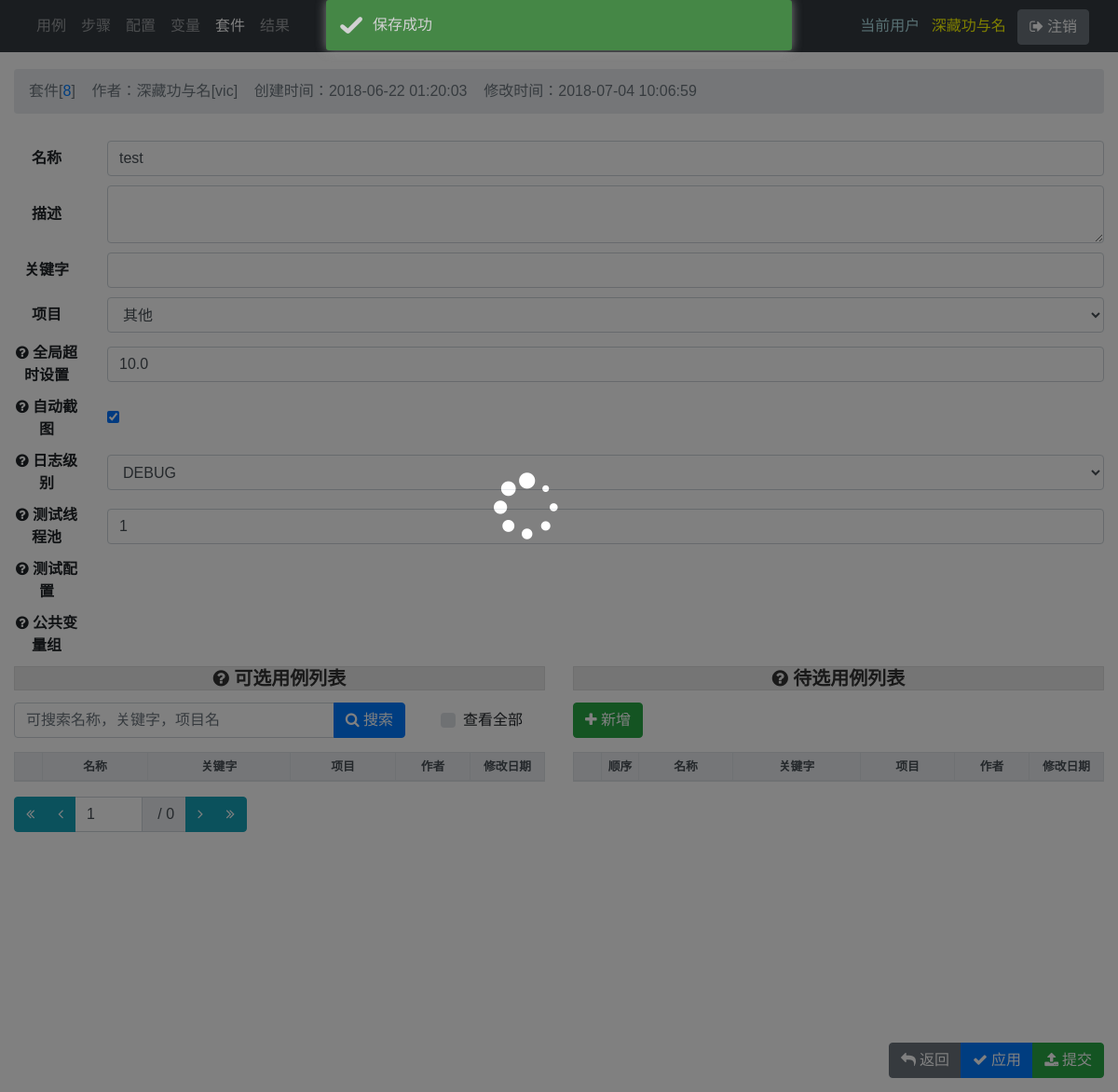
Before: /suite/8/ (signed in) with the older database file.
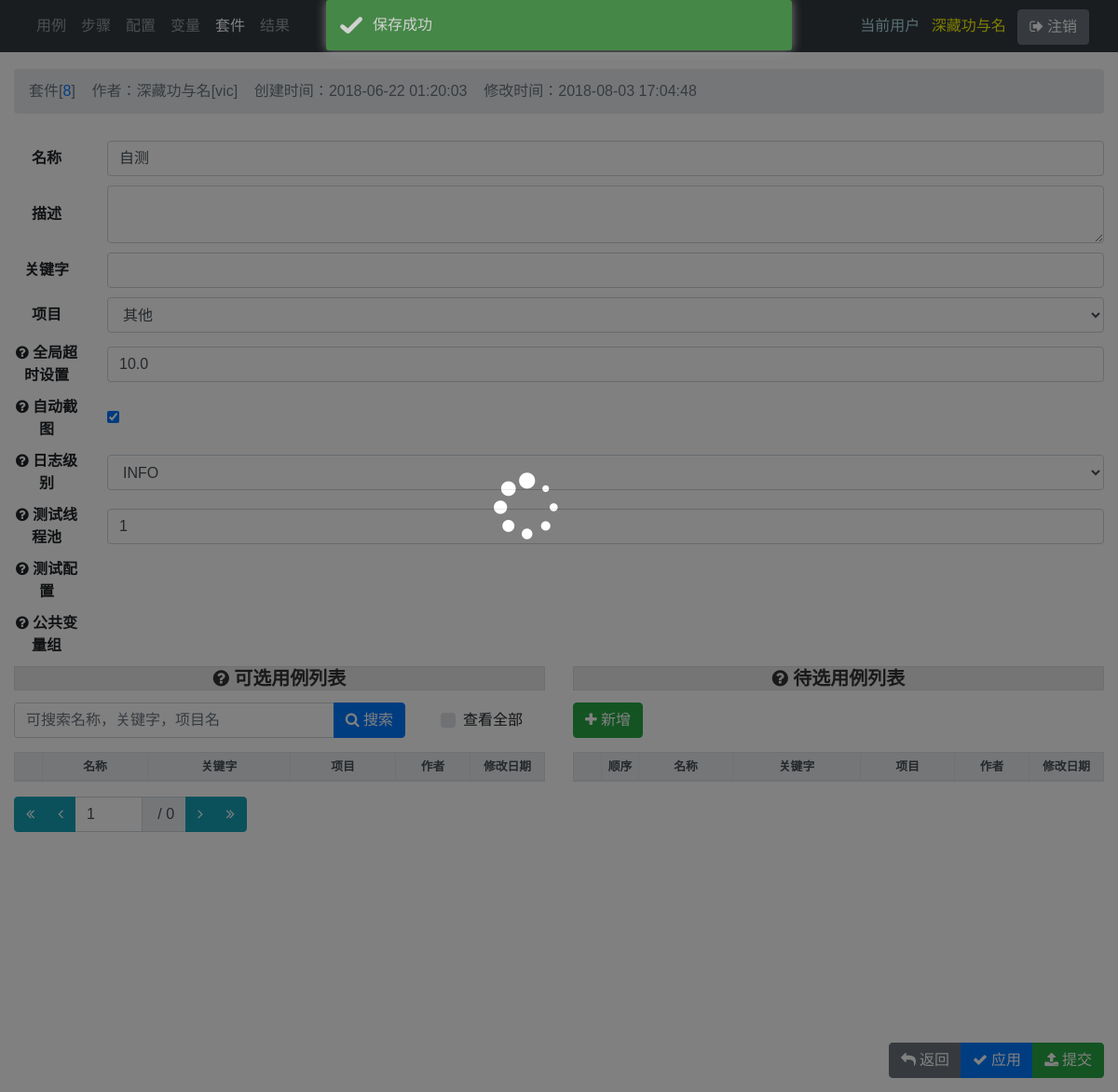
After: the same page with the newer database file.
### main/models.py (models this page shows, shortened)
class Suite(models.Model):
    code = models.UUIDField(auto_created=True, default=uuid.uuid1, editable=False)
    name = models.CharField(max_length=100)
    description = models.TextField(blank=True)
    keyword = models.CharField(blank=True, max_length=100)
    project = models.ForeignKey('main.Project', on_delete=models.SET_NULL, blank=True, null=True)
    creator = models.ForeignKey(
        User, verbose_name='创建人', related_name='suite_creator', on_delete=models.SET_NULL, blank=True, null=True)
    created_date = models.DateTimeField('创建时间', auto_now_add=True, null=True)
    modifier = models.ForeignKey(
        User, verbose_name='修改人', related_name='suite_modifier', on_delete=models.SET_NULL, blank=True, null=True)
    modified_date = models.DateTimeField('修改时间', auto_now=True, null=True)
    is_active = models.BooleanField(default=True)
    timeout = models.FloatField(default=10)
    ui_get_ss = models.BooleanField(default=True)
    log_level_list = (
        (1, 'DEV'),
        (10, 'DEBUG'),
        (20, 'INFO'),
        (30, 'WARNING'),
        (40, 'ERROR'),
        (50, 'CRITICAL'),
    )
    log_level = models.IntegerField(choices=log_level_list, default=20)
    thread_count = models.IntegerField(default=1)
    config = models.ForeignKey('main.Config', on_delete=models.SET_NULL, blank=True, null=True)
    variable_group = models.ForeignKey('main.VariableGroup', on_delete=models.SET_NULL, blank=True, null=True)
    case = models.ManyToManyField('Case', through='SuiteVsCase', through_fields=('suite', 'case'))
    class Meta:
        ordering = ['-modified_date']

### main/views/suite.py (the view, shortened to what this page needs)
# urls.py: path('suite/<str:pk>/', suite.detail, name='suite'),
@login_required
def detail(request, pk):
    next_ = request.GET.get('next', '/home/')
    try:
        obj = Suite.objects.select_related('creator', 'modifier').get(pk=pk)
    except Suite.DoesNotExist:
        raise Http404('Suite does not exist')
    if request.method == 'GET':
        form = SuiteForm(instance=obj)
        if request.session.get('status', None) == 'success':
            prompt = 'success'
        request.session['status'] = None
        redirect_url = request.GET.get('redirect_url', request.META.get('HTTP_REFERER', '/home/'))
        return render(request, 'main/suite/detail.html', locals())

### main/forms.py
class SuiteForm(forms.ModelForm):
    is_active = forms.CharField(required=False, validators=[])
    case = forms.CharField(required=False, validators=[])
    thread_count = forms.IntegerField(initial=1, min_value=1, max_value=8)
    config = forms.ModelChoiceField(queryset=Config.objects, required=True)
    project = forms.ModelChoiceField(queryset=Project.objects, required=True)
    timeout = forms.FloatField(min_value=1)
    class Meta:
        model = Suite
        fields = '__all__'

### main/models.py (called while the page is built)
    def __str__(self):
        return self.name

### main/templates/main/suite/detail.html (shortened to what the changed rows need)
{% extends 'main/detail_base.html' %}
{% load widget_tweaks %}
{% block detail_header %}
    {% include 'main/include/detail_header.html' with object_name='套件' %}
{% endblock %}
{% block detail_form %}
    <form method="post" id="object_form" novalidate>
        <div class="row align-items-center">
            <div class="col" form_data>
                {% include 'main/include/form_input.html' with field=form.name %}
            </div>
        </div>
        <div class="row align-items-center">
            <div class="col" form_data>
                {% include 'main/include/form_textarea.html' with field=form.description rows='2' %}
            </div>
        </div>
        <div class="row align-items-center">
            <div class="col" form_data>
                {% include 'main/include/form_input.html' with field=form.keyword %}
            </div>
        </div>
        <div class="row align-items-center" base>
            <div class="col" form_data>
                {% include 'main/include/form_input.html' with field=form.project %}
            </div>
        </div>
        <div class="row align-items-center">
            <div class="col" form_data>
                {% include 'main/include/form_input.html' with field=form.timeout %}
            </div>
        </div>
        <div class="row align-items-center">
            <div class="col" form_data>
                {{ form.ui_get_ss }}
            </div>
        </div>
        <div class="row align-items-center">
            <div class="col" form_data>
                {% include 'main/include/form_input.html' with field=form.log_level %}
            </div>
        </div>
        <div class="row align-items-center">
            <div class="col" form_data>
                {% include 'main/include/form_input.html' with field=form.thread_count %}
            </div>
        </div>
    </form>
{% endblock %}
{% block detail_inner_list %}
    <div id='case' class="row">
        <div id="m2m_all" class="col-6 text-center">
            <form method="post" id="m2m_objects_form" novalidate onsubmit="return submit_m2m_all_objects_form('/suite', '{% url "case_list_json" %}');">
                <div class="small" style="min-height: 310px">
                    <table class="table table-sm table-bordered table-hover" style="width: 100%">
                        <colgroup>
                        </colgroup>
                        <thead class="thead-light">
                            <tr>
                                <th></th>
                                <th order_by_text="name">名称</th>
                                <th order_by_text="keyword">关键字</th>
                                <th order_by_text="project__name">项目</th>
                                <th order_by_text="real_name">作者</th>
                                <th order_by_text="modified_date">修改日期</th>
                            </tr>
                        </thead>
                    </table>
                </div>
            </form>
        </div>
        <div id="m2m_selected" class="col-6 text-center">
            <div class="small" style="min-height: 310px">
                <table class="table table-sm table-bordered table-hover" style="width: 100%">
                    <colgroup>
                    </colgroup>
                    <thead class="thead-light">
                        <tr>
                            <th></th>
                            <th>顺序</th>
                            <th>名称</th>
                            <th>关键字</th>
                            <th>项目</th>
                            <th>作者</th>
                            <th>修改日期</th>
                        </tr>
                    </thead>
                </table>
            </div>
        </div>
    </div>
{% endblock%}

### main/templates/main/include/detail_header.html (shortened to what this page needs)
<ol class="breadcrumb my-4">
    <li class="breadcrumb-item active">
    {% if form.initial %}
        {{ object_name }}[<a href="#" data-toggle="popover" title="CODE" data-content="{{ obj.code }}">{{ obj.pk }}</a>]&nbsp;&nbsp;&nbsp;&nbsp;作者：{{ obj.creator.first_name }}[{{ obj.creator.username }}]&nbsp;&nbsp;&nbsp;&nbsp;创建时间：{{ obj.created_date }}&nbsp;&nbsp;&nbsp;&nbsp;修改时间：{{ obj.modified_date }}
    {% else %}
        添加{{ object_name }}
    {% endif %}
    </li>
</ol>

### main/templates/main/include/form_input.html
{% load widget_tweaks %}
{% if field.errors %}
    {% render_field field class="form-control is-invalid" placeholder=placeholder %}
    {% for error in field.errors %}
        <div class="invalid-feedback">{{ error }}</div>
    {% endfor %}
{% else %}
    {% render_field field class="form-control" placeholder=placeholder %}
{% endif %}

### main/templates/main/include/form_textarea.html
{% load widget_tweaks %}
{% if field.errors %}
    {% render_field field class="form-control is-invalid" placeholder=placeholder rows=rows%}
    {% for error in field.errors %}
        <div class="invalid-feedback">{{ error }}</div>
    {% endfor %}
{% else %}
    {% render_field field class="form-control" placeholder=placeholder rows=rows%}
{% endif %}

Changed rows visible on the page:
changed Suite "其他": modified_date "2018-07-04 10:06:59" → "2018-08-03 17:04:48"; name "test" → "自测"; log_level "DEBUG" → "INFO"
